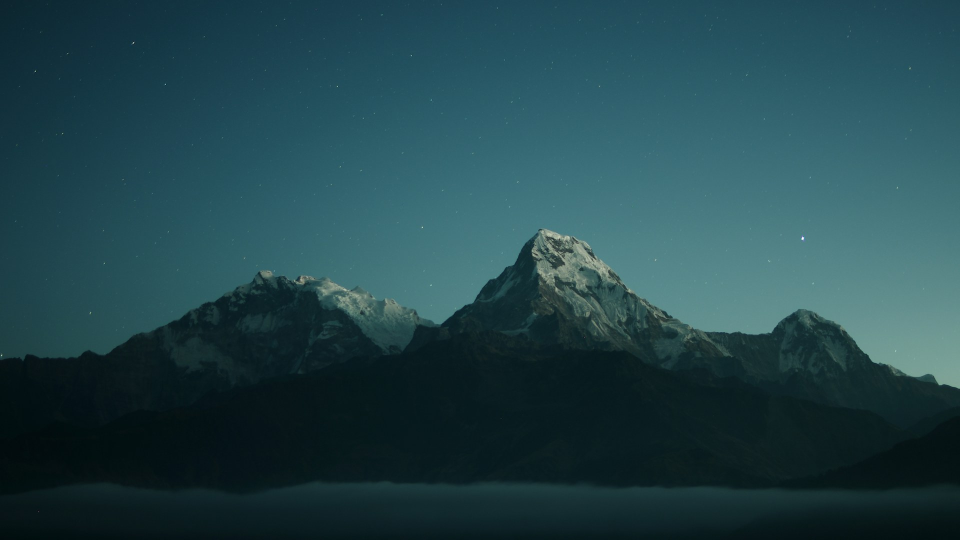
#> input picture assets/bg/home/annapurna-duoi-sao.jpg, 1920 x 1080 px (shown at 1/2 size)
$ python mock_settings.py ../assets/bg/home/annapurna-duoi-sao.jpg ../assets/bg/home/bong-nui.jpg ../assets/bg/home
#> lines starting #> are read from the running program, lines starting #| are printed output that depends on the picture; after the words box and inside, x2 and y2 are one past the last pixel; in counts of white or black regions, pixels touching at a corner belong together
# Mock bảng Cài đặt của Glass Home trên ảnh chụp màn hình chính thật, 1920x1080, font Inter.
# python tools/mock_settings.py <ảnh home chụp> <thư mục ra> [thư mục ảnh nhỏ t1..t6.jpg]
#   ra: settings_main.png (bảng chính), settings_bg.png (Ảnh nền Home), settings_qr.png (gửi ảnh từ điện thoại)
import os, random, sys
from PIL import Image, ImageDraw, ImageFilter, ImageFont

HERE = os.path.dirname(os.path.abspath(__file__))
FONT = os.path.join(HERE, "..", "assets", "fonts", "Inter.ttf")
W, H, S = 1920, 1080, 2          # vẽ phóng 2 lần rồi thu nhỏ cho mịn
src, outdir = sys.argv[1], sys.argv[2]
thumb_dir = sys.argv[3] if len(sys.argv) > 3 else None

PX, PY, PW, PH, PR = 40, 48, 648, 984, 32   # phủ trọn chỗ thẻ lịch bóng đá (x=40)     # tấm kính trượt ra từ bên trái
INK = (242, 238, 230)


def font(size, weight):
    f = ImageFont.truetype(FONT, size * S)
    try: f.set_variation_by_axes([min(32, max(14, size)), weight])
    except Exception: pass
    return f


F_TITLE, F_ROW, F_SUB, F_SMALL, F_KEY = font(40, 600), font(28, 500), font(21, 400), font(19, 500), font(24, 600)


def base(dim_rest=True):
    """Ảnh home thật, tối bớt phần ngoài bảng; tấm kính: vùng nền làm nhoè + lớp đen như kính deep() của launcher."""
#> called with dim_rest = True
    bg = Image.open(src).convert("RGBA")
    if dim_rest: bg.alpha_composite(Image.new("RGBA", (W, H), (0, 0, 0, 120)))
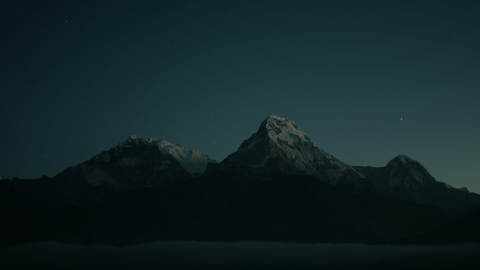
#> bg: PIL image 1920x1080 RGBA (shown at 1/4 size); mean R, G, B, A 18.3, 36.4, 39.9, 255
    return bg


def glass(img, box, r, alpha=0xB8):
#> called with box = (40, 48, 688, 1032), r = 32, alpha = 184
    x0, y0, x1, y1 = box
    blur = img.crop(box).filter(ImageFilter.GaussianBlur(40))
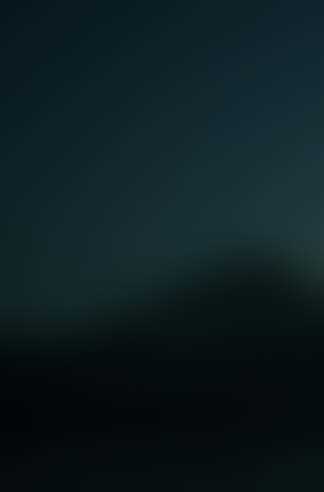
#> blur: PIL image 648x984 RGBA (shown at 1/2 size); mean R, G, B, A 12.6, 29.1, 33.1, 255
    blur.alpha_composite(Image.new("RGBA", blur.size, (12, 12, 16, alpha)))
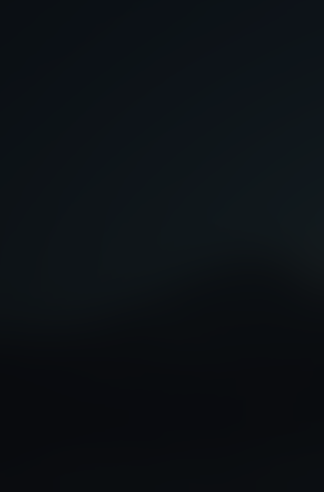
#> blur: PIL image 648x984 RGBA (shown at 1/2 size); mean R, G, B, A 12.1, 16.8, 20.8, 255
    mask = Image.new("L", ((x1 - x0) * S, (y1 - y0) * S))
#> mask: PIL image 1296x1968 L; every value is 0
    ImageDraw.Draw(mask).rounded_rectangle((0, 0, mask.width - 1, mask.height - 1), r * S, fill=255)
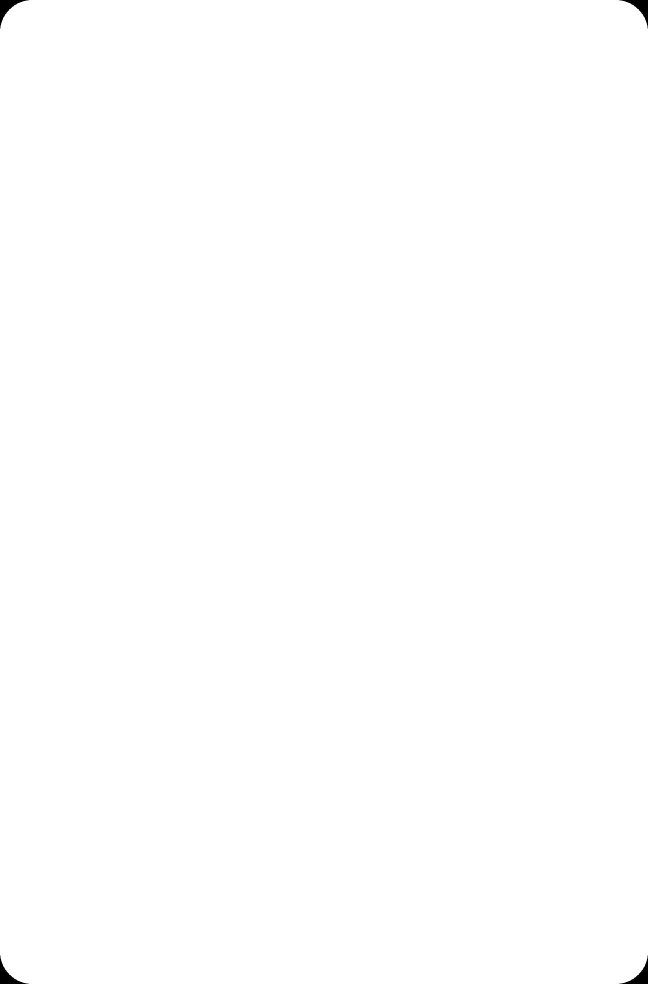
#> mask: PIL image 1296x1968 L (shown at 1/2 size); 99.9% white; 4 black regions, box (x1, y1, x2, y2) and area: (0, 0, 57, 57) 901, (1239, 0, 1296, 57) 901, (0, 1911, 57, 1968) 901, (1239, 1911, 1296, 1968) 901
    img.paste(blur, (x0, y0), mask.resize(blur.size, Image.LANCZOS))
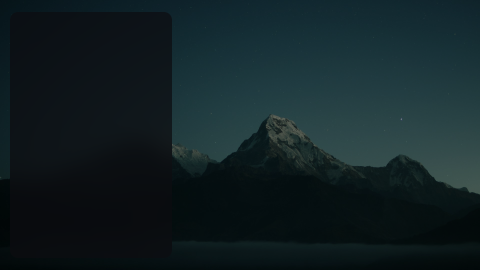
#> img: PIL image 1920x1080 RGBA (shown at 1/4 size); mean R, G, B, A 18.1, 32.6, 36.1, 255


class Ink:
    """Lớp chữ + khối phóng S lần, dán chồng lên ảnh."""
    def __init__(self):
        self.l = Image.new("RGBA", (W * S, H * S), (0, 0, 0, 0))
#> self.l: PIL image 3840x2160 RGBA; every value is 0
        self.d = ImageDraw.Draw(self.l)

    def text(self, x, y, s, f, a=255, anchor="ls", rgb=INK):
        self.d.text((x * S, y * S), s, font=f, fill=rgb + (a,), anchor=anchor)

    def rect(self, box, r, fill, outline=None, width=0):
#> in icon, `d, k, col = ink.d, S, INK + (a,)`: k = 2; col = (242, 238, 230, 240)
#> in icon, `w = round(2.6 * k)`: w = 5
        self.d.rounded_rectangle([v * S for v in box], r * S, fill=fill, outline=outline, width=width * S)

    def done(self, img):
        img.alpha_composite(self.l.resize((W, H), Image.LANCZOS))
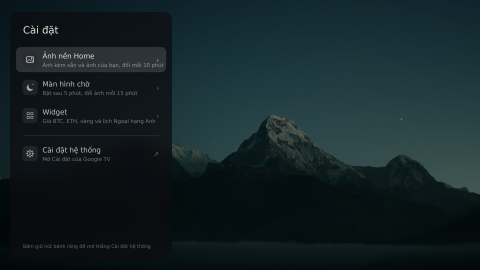
#> img: PIL image 1920x1080 RGBA (shown at 1/4 size); mean R, G, B, A 20.2, 34.6, 38, 255
        return img


def icon(ink, kind, cx, cy, a):
    """Biểu tượng nét mảnh (kiểu SF Symbols) trong ô bo góc, tâm (cx, cy); vẽ ở toạ độ phóng S."""
    tile = (255, 255, 255, 30 if a > 200 else 18)
    ink.rect((cx - 30, cy - 30, cx + 30, cy + 30), 16, tile)
    d, k, col = ink.d, S, INK + (a,)
    w = round(2.6 * k)
    P = lambda x, y: ((cx + x) * k, (cy + y) * k)
    if kind == "image":          # khung ảnh: núi + mặt trời
        d.rounded_rectangle([*P(-15, -12), *P(15, 12)], 4 * k, outline=col, width=w)
        d.line([P(-13, 9), P(-4, -1), P(2, 5), P(6, 1), P(13, 8)], fill=col, width=w, joint="curve")
        d.ellipse([*P(4, -8), *P(9, -3)], fill=col)
    elif kind == "saver":        # trăng khuyết + sao nhỏ
        d.ellipse([*P(-13, -13), *P(13, 13)], fill=col)
        d.ellipse([*P(-6, -18), *P(18, 6)], fill=tile)   # khoét bằng đúng màu ô, không thủng xuống nền
        d.ellipse([*P(10, -15), *P(14, -11)], fill=col)
    elif kind == "widget":       # lưới 4 ô
        for gx in (-13, 2):
            for gy in (-13, 2):
                d.rounded_rectangle([*P(gx, gy), *P(gx + 11, gy + 11)], 3 * k, outline=col, width=w)
    elif kind == "system":       # bánh răng
        import math
        for i in range(8):
            t = i * math.pi / 4
            d.line([P(10 * math.cos(t), 10 * math.sin(t)), P(15 * math.cos(t), 15 * math.sin(t))], fill=col, width=round(4.5 * k))
        d.ellipse([*P(-11, -11), *P(11, 11)], outline=col, width=w)
        d.ellipse([*P(-4.5, -4.5), *P(4.5, 4.5)], outline=col, width=w)


def row(ink, y, title, sub, focused=False, arrow="›", kind=None):
    x0, x1 = PX + 24, PX + PW - 24
    if focused:
        ink.rect((x0, y, x1, y + 100), 20, (255, 255, 255, 34))
    tx = x0 + 28
    if kind:
        icon(ink, kind, x0 + 56, y + 50, 240 if focused else 175)
        tx = x0 + 106
    ink.text(tx, y + 46, title, F_ROW, 245 if focused else 205)
    ink.text(tx, y + 80, sub, F_SUB, 150 if focused else 115)
    ink.text(x1 - 28, y + 62, arrow, F_ROW, 170 if focused else 90, anchor="rs")


def hint(ink, s):
    ink.text(PX + 52, PY + PH - 40, s, F_SMALL, 100)


# ---------- 1. bảng chính ----------
img = base()
glass(img, (PX, PY, PX + PW, PY + PH), PR)
ink = Ink()
ink.text(PX + 52, PY + 86, "Cài đặt", F_TITLE, 240)
y = PY + 140
row(ink, y, "Ảnh nền Home", "Ảnh kèm sẵn và ảnh của bạn, đổi mỗi 10 phút", focused=True, kind="image"); y += 112
row(ink, y, "Màn hình chờ", "Bật sau 5 phút, đổi ảnh mỗi 15 phút", kind="saver"); y += 112
row(ink, y, "Widget", "Giá BTC, ETH, vàng và lịch Ngoại hạng Anh", kind="widget"); y += 112
ink.rect((PX + 52, y + 16, PX + PW - 52, y + 18), 1, (255, 255, 255, 26)); y += 40
row(ink, y, "Cài đặt hệ thống", "Mở Cài đặt của Google TV", arrow="↗", kind="system")
hint(ink, "Bấm giữ nút bánh răng để mở thẳng Cài đặt hệ thống")
ink.done(img).convert("RGB").save(os.path.join(outdir, "settings_main.png"))

# ---------- 2. Ảnh nền Home ----------
img = base()
glass(img, (PX, PY, PX + PW, PY + PH), PR)
ink = Ink()
ink.text(PX + 52, PY + 70, "‹  Cài đặt", F_SMALL, 110)
ink.text(PX + 52, PY + 122, "Ảnh nền Home", F_TITLE, 240)

ink.text(PX + 52, PY + 186, "NGUỒN ẢNH", F_SMALL, 105)
y = PY + 204
for label, sub, on, foc in [("Ảnh kèm sẵn", "15 ảnh phong cảnh", False, False),
                            ("Ảnh của bạn", "12 ảnh đã gửi lên", False, False),
                            ("Trộn cả hai", "27 ảnh, xoay vòng lần lượt", True, True)]:
    x0, x1 = PX + 24, PX + PW - 24
    if foc: ink.rect((x0, y, x1, y + 88), 18, (255, 255, 255, 34))
    ink.text(x0 + 28, y + 40, label, F_ROW, 245 if foc else 205)
    ink.text(x0 + 28, y + 72, sub, F_SUB, 145 if foc else 110)
    cx, cy = x1 - 44, y + 44
    ink.d.ellipse([(cx - 13) * S, (cy - 13) * S, (cx + 13) * S, (cy + 13) * S], outline=INK + (200 if on else 90,), width=2 * S)
    if on: ink.d.ellipse([(cx - 7) * S, (cy - 7) * S, (cx + 7) * S, (cy + 7) * S], fill=INK + (235,))
    y += 96
#> after the loop, y = 540

y += 22
#> y = 562
ink.text(PX + 52, y, "ĐỔI ẢNH MỖI", F_SMALL, 105); y += 18
#> after `y += 18`: y = 580
opts = ["5 phút", "10 phút", "30 phút", "1 giờ"]
seg_w = (PW - 104) / len(opts)
ink.rect((PX + 52, y, PX + PW - 52, y + 60), 16, (255, 255, 255, 18))
for i, o in enumerate(opts):
    sx = PX + 52 + i * seg_w
    if i == 1: ink.rect((sx + 5, y + 5, sx + seg_w - 5, y + 55), 12, (255, 255, 255, 46))
    ink.text(sx + seg_w / 2, y + 39, o, F_SUB, 235 if i == 1 else 140, anchor="ms")
y += 100
#> y = 680

ink.text(PX + 52, y, "ẢNH CỦA BẠN", F_SMALL, 105)
ink.text(PX + PW - 52, y, "Quản lý  ›", F_SMALL, 120, anchor="rs"); y += 18
#> after `y += 18`: y = 698
img_l = ink.done(img)
#> in done (call 2), `img.alpha_composite(self.l.resize((W, H), Image.LANCZOS))`:
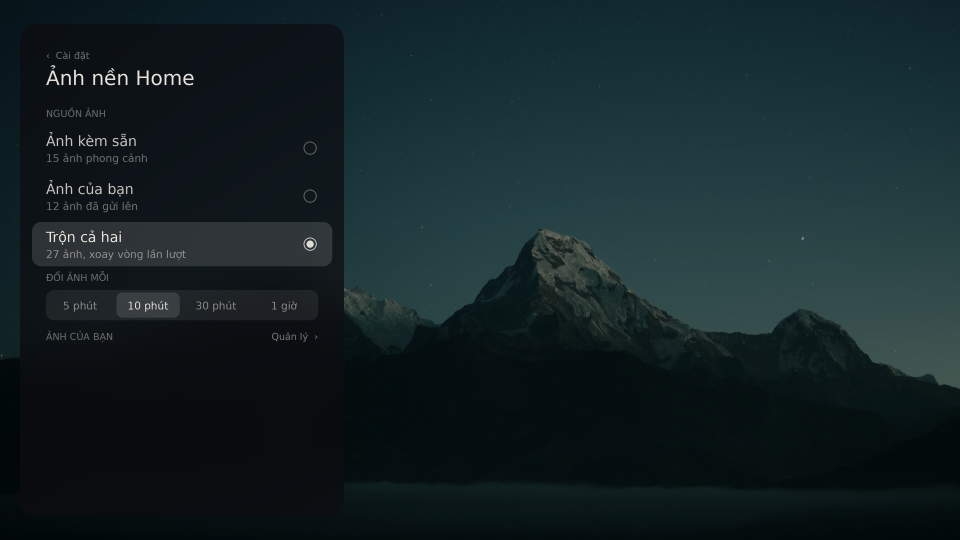
#> img: PIL image 1920x1080 RGBA (shown at 1/2 size); mean R, G, B, A 20.1, 34.6, 37.9, 255
# dải ảnh nhỏ: lấy vài vùng từ chính ảnh chụp cho có màu thật
thumbs = [(200, 100), (900, 80), (1400, 300), (300, 500), (1100, 450), (1600, 120)]
tw, th = 168, 95
for i, (sx, sy) in enumerate(thumbs):
    tx, ty = PX + 52 + (i % 3) * (tw + 16), y + (i // 3) * (th + 16)
#> tx = 92; ty = 698
#> (the run stopped early here; a loop or call above may not have finished)

$ run again, on assets/bg/home/cuc-quang-dam-bang.jpg
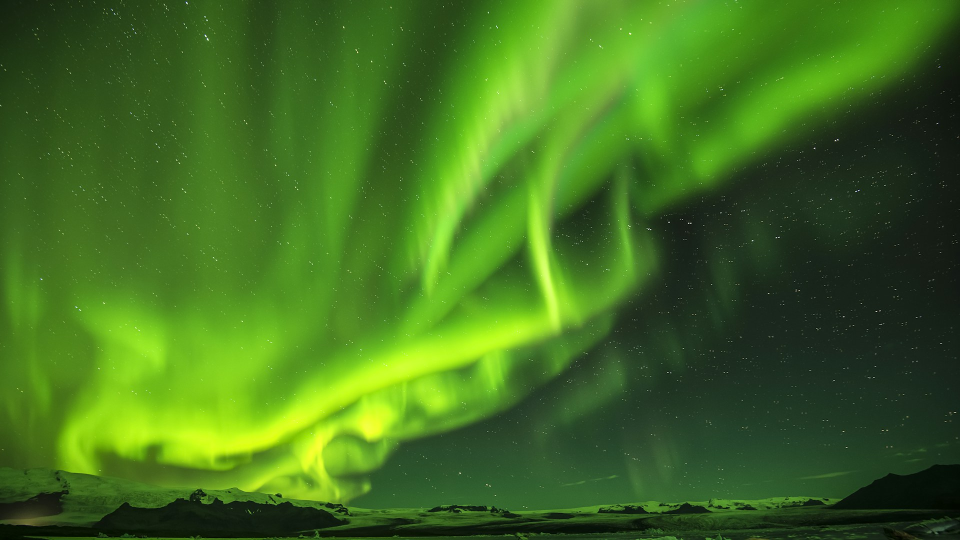
#> input picture assets/bg/home/cuc-quang-dam-bang.jpg, 1920 x 1080 px (shown at 1/2 size)
#> in glass, `blur.alpha_composite(Image.new("RGBA", blur.size, (12, 12, 16, alpha)))`:
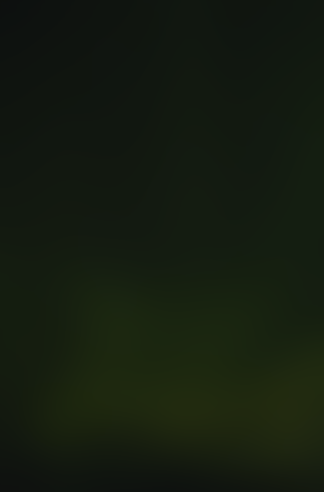
#> blur: PIL image 648x984 RGBA (shown at 1/2 size); mean R, G, B, A 20.7, 28.4, 15.8, 255
#> k = 2; col = (242, 238, 230, 240)
#> w = 5
#> after the loop `for label, sub, on, foc in [("Ảnh kèm sẵn", "15 ảnh phong cảnh", False..`: y = 540
#> `y += 22`: y = 562
#> `y += 18`: y = 580
#> `y += 100`: y = 680
#> `y += 18`: y = 698
#> in done (call 2), `img.alpha_composite(self.l.resize((W, H), Image.LANCZOS))`:
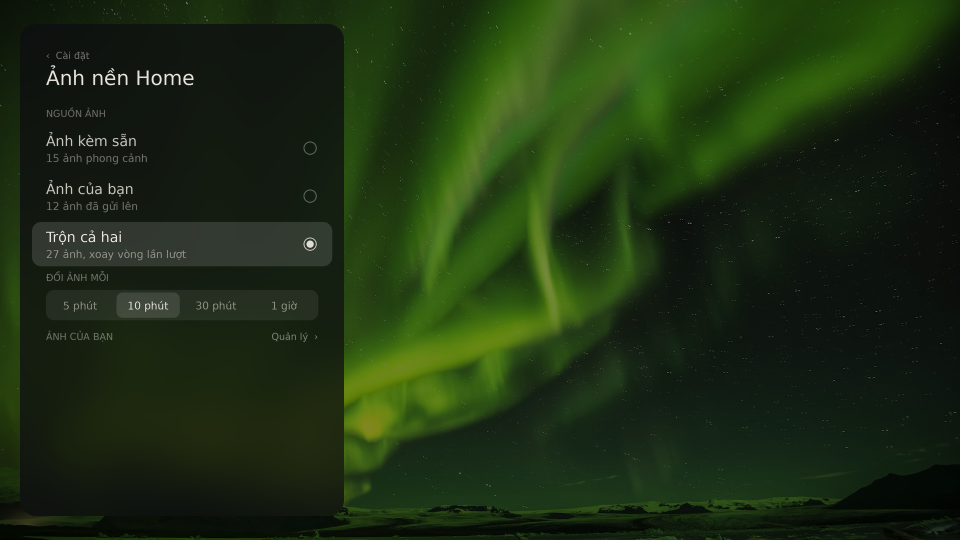
#> img: PIL image 1920x1080 RGBA (shown at 1/2 size); mean R, G, B, A 29.5, 47.5, 18.5, 255
#> tx = 92; ty = 698

$ run again, on assets/bg/home/cuc-quang-nui-tuyet.jpg
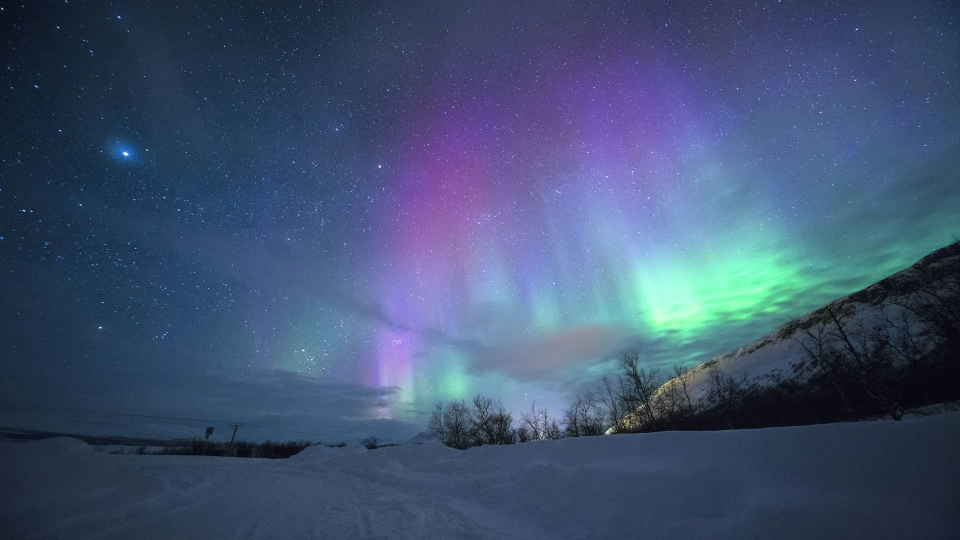
#> input picture assets/bg/home/cuc-quang-nui-tuyet.jpg, 1920 x 1080 px (shown at 1/2 size)
#> in glass, `blur = img.crop(box).filter(ImageFilter.GaussianBlur(40))`:
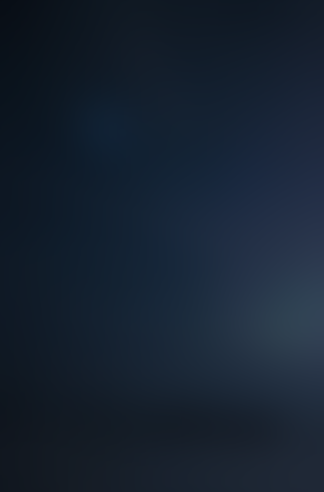
#> blur: PIL image 648x984 RGBA (shown at 1/2 size); mean R, G, B, A 22.2, 33.9, 48.7, 255
#> k = 2; col = (242, 238, 230, 240)
#> w = 5
#> after the loop `for label, sub, on, foc in [("Ảnh kèm sẵn", "15 ảnh phong cảnh", False..`: y = 540
#> `y += 22`: y = 562
#> `y += 18`: y = 580
#> `y += 100`: y = 680
#> `y += 18`: y = 698
#> in done (call 2), `img.alpha_composite(self.l.resize((W, H), Image.LANCZOS))`:
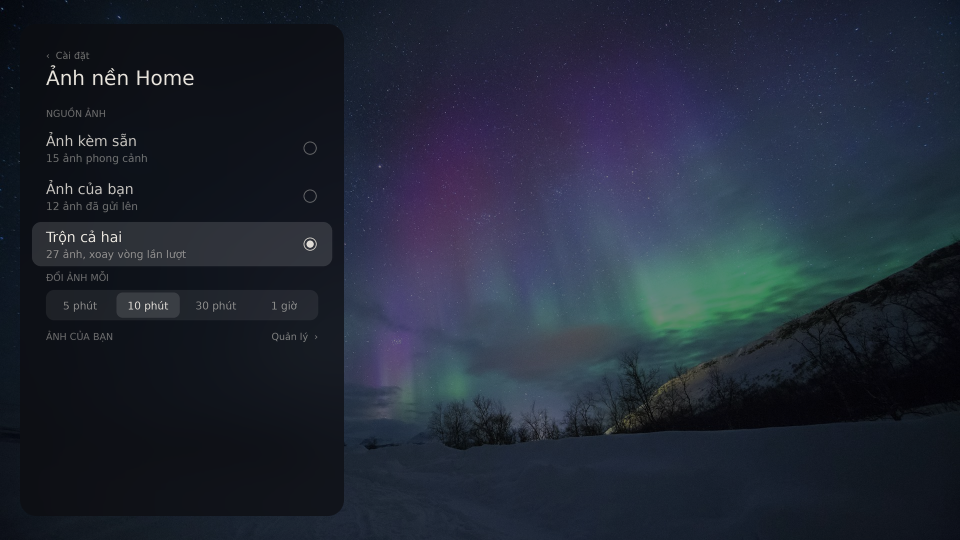
#> img: PIL image 1920x1080 RGBA (shown at 1/2 size); mean R, G, B, A 33.8, 40.6, 54.4, 255
#> tx = 92; ty = 698
